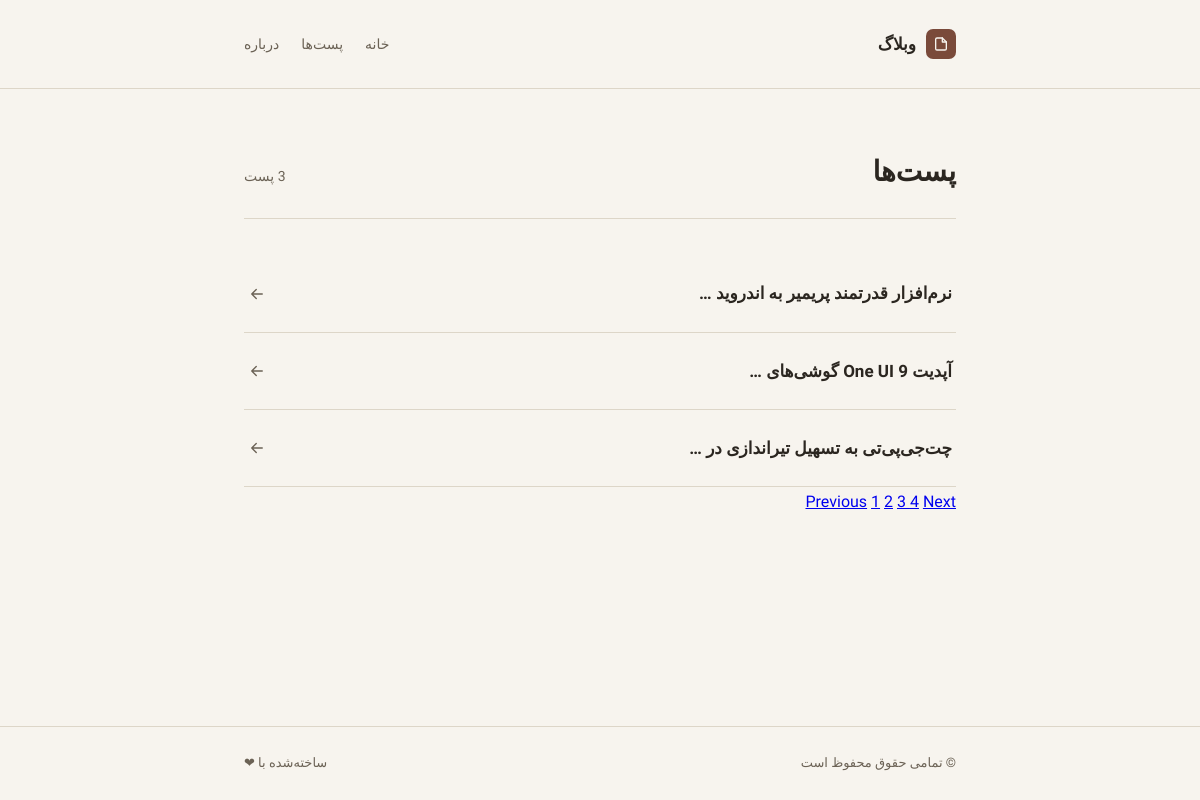
The app's page /blog/posts-c/?page=3 with its own data.
### blog/models.py (models this page shows)
class Post(models.Model):
    class Status(models.TextChoices):
        DRAFT = ('DF', 'DRAFT')
        REJECTED = ('RJ', 'REJECTED')
        ACCEPTED = ('ACC', 'ACCEPTED')
    title = models.CharField(max_length = 150,verbose_name='عنوان')
    content = models.TextField(verbose_name='محتوا')
    slug = models.SlugField(max_length = 200, verbose_name = 'اسلاگ')
    status = models.CharField(max_length = 3, choices=Status.choices ,default=Status.DRAFT, verbose_name='وضعیت انتشار')
    created_at = models.DateTimeField(auto_now_add = True)
    published_at = models.DateTimeField(blank = True,null = True)
    updated_at = models.DateTimeField(auto_now = True)
    author = models.ForeignKey(User, on_delete = models.CASCADE,related_name = 'posts')
    objects = models.Manager()
    accepted = AcceptedPost()
    def __str__(self):
        return f"{self.title}"
    def get_absolute_url(self):
        return reverse("blog:post_detail",args = [self.slug])
    class Meta:
        ordering = ['-published_at']
        indexes = [models.Index(fields=['title', 'published_at'])]
        verbose_name = 'پست'
        verbose_name_plural = 'پست ها'

### blog/views.py (the view)
# urls.py: path("posts-c/",views.PostListView.as_view(),name='post_list'),
class PostListView(ListView):
    queryset = Post.accepted.all()
    paginate_by = 3
    template_name = 'blog/post_list.html'
    context_object_name = 'posts'

### blog/templates/blog/post_list.html (shortened to what this page needs)
{% extends "base.html" %}
{% block content %}
<div class="page_obj">
    <div class="page_obj-head">
        <h1>پست‌ها</h1>
        <span>{{ posts|length }} پست</span>
    </div>
    <ul class="post-list">
        {% for item in posts %}
        <li class="post-row">
            <a href="{{ item.get_absolute_url }}">{{ item |truncatewords:5}}</a>
            <svg class="arrow" viewBox="0 0 24 24" fill="none" stroke-width="1.8" stroke-linecap="round" stroke-linejoin="round">
                <path d="M5 12h14M13 6l6 6-6 6"/>
            </svg>
        </li>
        {% endfor %}
    </ul>
{% include "partials/paginator.html" %}
</div>
{% endblock content %}

### templates/base.html (style rules this page uses)
:root { --paper: #f7f4ee; --ink: #2b2620; --ink-soft: #6b6255; --line: #ddd6c8; --accent: #7a4a3a; --accent-soft: #efe6dd; }
* { box-sizing: border-box; }
html { scroll-behavior: smooth; }
body { margin: 0; background: var(--paper); color: var(--ink); font-family: 'Vazirmatn', sans-serif; line-height: 1.9; -webkit-font-smoothing: antialiased; min-height: 100vh; display: flex; flex-direction: column; }

### blog/templates/blog/post_list.html (style rules this page uses)
.page_obj { max-width: 760px; margin: 0 auto; padding: 56px 24px 80px; }
.page_obj-head { display: flex; align-items: baseline; justify-content: space-between; margin-bottom: 36px; padding-bottom: 20px; border-bottom: 1px solid var(--line); }
.page_obj-head h1 { font-size: 28px; font-weight: 800; margin: 0; color: var(--ink); }
.page_obj-head span { font-size: 14px; color: var(--ink-soft); }
.post-list { list-style: none; margin: 0; padding: 0; }
.post-row { display: flex; align-items: center; justify-content: space-between; gap: 16px; padding: 22px 4px; border-bottom: 1px solid var(--line); transition: padding-right 0.15s ease; }
.post-row a { font-size: 17px; font-weight: 600; color: var(--ink); text-decoration: none; }
.post-row .arrow { width: 18px; height: 18px; stroke: var(--ink-soft); flex-shrink: 0; transform: scaleX(-1); }

### records on screen
Post: title "نرم‌افزار قدرتمند پریمیر به اندروید …"
Post: title "آپدیت One UI 9 گوشی‌های …"
Post: title "چت‌جی‌پی‌تی به تسهیل تیراندازی در …"

### other values on screen
{{ i }} "1" "2" "4"
{{ i }} "3"
